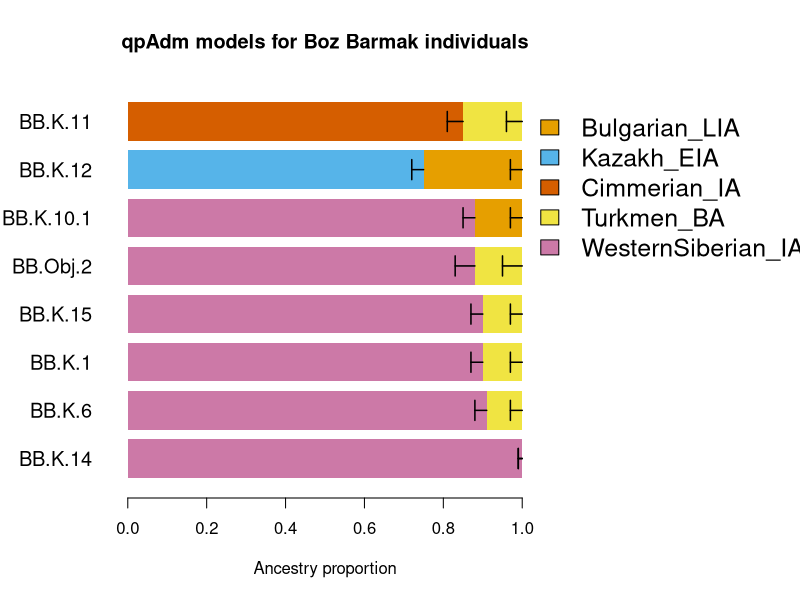

Here is the R script that generated this plot:
# Load required libraries
library(ggplot2)
library(dplyr)
library(tidyr)

ancestry_values <- data.frame(
  Individual = c("BB.K.14","BB.K.6", "BB.K.1","BB.K.15","BB.Obj.2", "BB.K.10.1", "BB.K.12", "BB.K.11"),
  Ancestry1 = c("WesternSiberian_IA", "WesternSiberian_IA", "WesternSiberian_IA",  "WesternSiberian_IA", "WesternSiberian_IA", "WesternSiberian_IA", "Kazakh_EIA",  "Cimmerian_IA" ) ,              
  Proportion1 = c(1, 0.91,  0.9, 0.9, 0.88, 0.88,  0.75, 0.85),
  Error1 = c(0.01, 0.03,  0.03,0.03, 0.05,  0.03, 0.03, 0.04),              
  Ancestry2 = c("Turkmen_BA", "Turkmen_BA","Turkmen_BA", "Turkmen_BA","Turkmen_BA",  "Bulgarian_LIA", "Bulgarian_LIA", "Turkmen_BA"),
  Proportion2 = c(0, 0.09, 0.1,    0.1, 0.12,   0.12,  0.25,   0.15), 
  Error2 = c(0.01, 0.03,  0.03,0.03,0.05,  0.03, 0.03, 0.04)
  )             


# 1. Pivot to long format
ancestry_long <- ancestry_values %>%
  pivot_longer(
    cols = c(Ancestry1, Ancestry2, Proportion1, Proportion2, Error1, Error2),
    names_to = c(".value", "Set"),
    names_pattern = "([A-Za-z]+)([12])"
  )

# 2. Manual stacking order
manual_order <- list(
  "BB.K.14" = c("WesternSiberian_IA", "Turkmen_BA"), 
  "BB.K.6" = c("WesternSiberian_IA", "Turkmen_BA"),
  "BB.K.15" = c("WesternSiberian_IA", "Turkmen_BA"),
  "BB.K.1" = c("WesternSiberian_IA","Turkmen_BA"), 
  "BB.Obj.2" = c("WesternSiberian_IA", "Turkmen_BA"),  
  "BB.K.11" = c("Cimmerian_IA", "Turkmen_BA"),
    "BB.K.12" = c("Kazakh_EIA", "Bulgarian_LIA"),
  "BB.K.10.1" = c("WesternSiberian_IA","Bulgarian_LIA")

 )

# 3. Apply manual stacking order and calculate positions
# Use a robust lookup within group_by/mutate to ensure pos is correct.
ancestry_long <- ancestry_long %>%
  group_by(Individual) %>%
  mutate(
    # Get the manual order vector for the current Individual
    current_order = list(manual_order[[as.character(first(Individual))]]),
    # Compute position index of this ancestry in the current_order (1 = bottom)
    pos = match(Ancestry, current_order[[1]])
  ) %>%
  # Arrange by the calculated position index
  arrange(pos, .by_group = TRUE) %>%
  mutate(
    bottom = cumsum(lag(Proportion, default = 0)),
    top = bottom + Proportion
  ) %>%
  ungroup()

# Preserve original individual order and assign coordinates for plotting
individual_levels <- ancestry_values$Individual
ancestry_long$Individual <- factor(ancestry_long$Individual, levels = individual_levels)

# Assign a numeric y-coordinate to each individual for plotting
y_coords <- setNames(seq_along(individual_levels) * 1.5, individual_levels)
ancestry_long$y_center <- y_coords[as.character(ancestry_long$Individual)]


# 4. Color palette for all 6 ancestries 
colors_map <- c(
  "Bulgarian_LIA"    = "#E69F00",
  "Kazakh_EIA" = "#56B4E9",
  "Cimmerian_IA"  = "#D55E00",
  "Turkmen_BA" = "#F0E442",
  "WesternSiberian_IA" = "#CC79A7"
)

# 5. Generate the Base R Plot using rect() 
# Initialize PNG device with good resolution (1200x700 pixels)
png("qpAdm_BB_Ancestry.png", width = 1200, height = 700, res = 100) 

# Set margins: Left for labels (8), Right for legend (8)
par(mar = c(5, 5.5, 4, 13) + 0.1)

# Set up the plot area
plot(
  NA, NA,
  xlim = c(0, 1),
  ylim = range(ancestry_long$y_center) + c(-0.75, 0.75),
  main = "qpAdm models for Boz Barmak individuals",
  xlab = "Ancestry proportion",
  ylab = "",
  yaxt = "n",
  bty = "n"
)

# Draw the segments (thick bars)
bar_width = 1.2 # Increased bar thickness
with(ancestry_long, {
  rect(
    xleft = bottom,
    ybottom = y_center - bar_width/2,
    xright = top,
    ytop = y_center + bar_width/2,
    col = colors_map[Ancestry],
    border = NA
  )
})

# Draw the Error Bars (using the top and Error values)
with(ancestry_long, {
  # Error bars are drawn from the 'top' position down by 'Error'
  arrows(
    x0 = top - Error,  # Start X position (bottom of error bar)
    y0 = y_center,     # Y position (center of the bar)
    x1 = top,          # End X position (top of error bar, aligned with bar end)
    y1 = y_center,
    angle = 90,        # Make the ends horizontal
    code = 1,          # Draw arrows at both ends (vertical line segment)
    length = 0.1,     # Length of the horizontal tick at the end
    lwd = 1.5,         # Thickness of the error bar
    col = "black"      # Black color for contrast
  )
})

# Add individual labels (Y-axis)
axis(
  side = 2,
  at = y_coords,
  labels = names(y_coords),
  las = 1,
  tick = FALSE,
  cex.axis = 1.2 # Larger text size
)

# Add Legend (Placed in the right margin)
legend(
  x = 0.99,
  y = max(ancestry_long$y_center) + 0.75,
  legend = names(colors_map),
  fill = colors_map,
  bty = "n",
  cex = 1.5,
  xpd = TRUE
)

# Close the device to save the file
dev.off()
